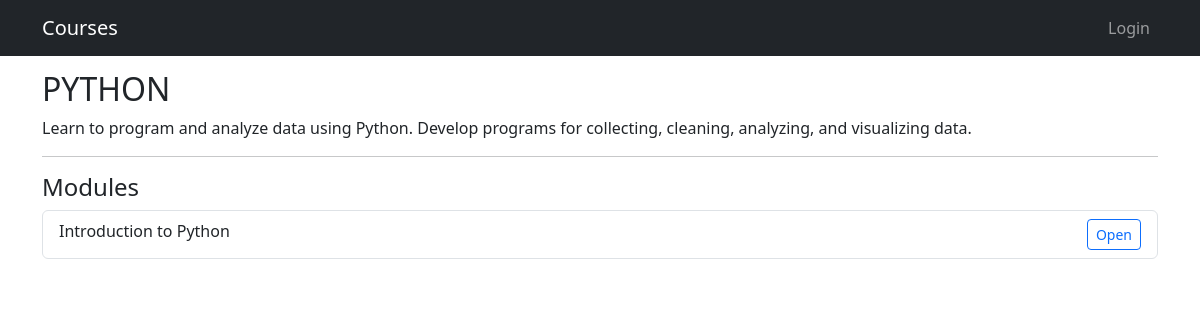
/1/, run on the app's committed database.
### classes/models.py (models this page shows, shortened)
class Course(models.Model):
    title = models.CharField(max_length=200)
    description = models.TextField()
    image = models.ImageField(upload_to = 'course_images/')

class Module(models.Model):
    course = models.ForeignKey(Course, related_name='modules', on_delete=models.CASCADE)
    title = models.CharField(max_length=200)
    description = models.TextField()

### classes/views.py (the view)
# urls.py: path('<int:pk>/', views.course_detail, name='course_detail'),
def course_detail(request, pk):
    course = get_object_or_404(Course, pk=pk)
    return render(request, 'courses/course_detail.html', {'course': course})

### classes/templates/courses/course_detail.html (shortened to what this page needs)
{% extends "base.html" %}
{% block content %}
<h2>{{ course.title }}</h2>
<p>{{ course.description }}</p>
<hr>
<h4>Modules</h4>
<ul class="list-group">
    {% for module in course.modules.all %}
        <li class="list-group-item d-flex justify-content-between">
            {{ module.title }}
            <a href="{% url 'module_detail' module.id %}" class="btn btn-sm btn-outline-primary">
                Open
            </a>
        </li>
    {% empty %}
        <li class="list-group-item">No modules yet</li>
    {% endfor %}
</ul>
{% endblock %}

### classes/templates/base.html (style rules this page uses)
body { padding-top: 70px; }

### data on the page
Course: title "PYTHON", description "Learn to program and analyze data using Python. Develop programs for collecting, cleaning, analyzing, and visualizing data."
Module: title "Introduction to Python"
